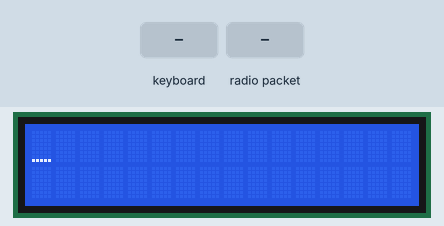
Bench run of a sketch on a simulated Arduino Uno, built with avr-gcc and run on an emulated ATmega328P. Shown: 16×2 character LCD. The test bench sets the inputs (shaded band). No radio packets arrive unless stated; what the sketch prints to the serial monitor is not drawn.

Above: at 2.2 s.
2.3 s: PS/2 keyboard text "#" received
At 2.7 s:
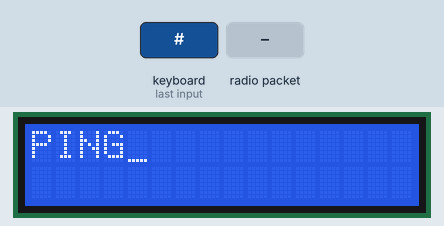
4.9 s: radio packet "#" arrives
At 5.7 s:
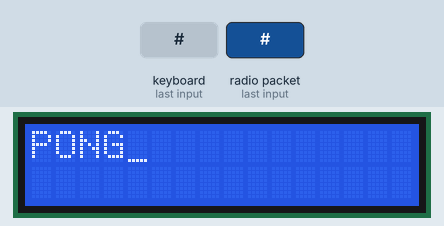
7.4 s: PS/2 keyboard text "a" received
At 7.9 s:
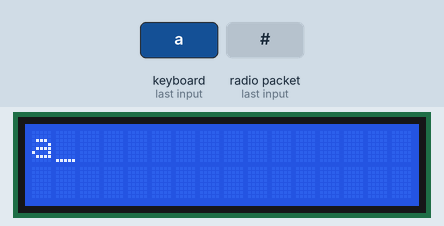
8.9 s: PS/2 keyboard text "a" received
At 10.1 s:
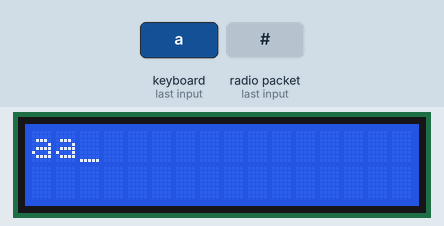
10.4 s: radio packet "#" arrives
At 11.2 s:
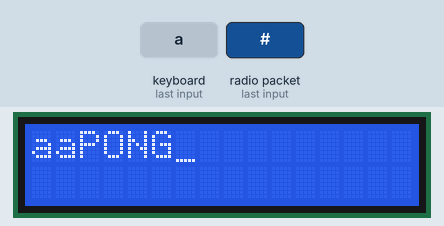
12.9 s: radio packet "1" arrives
At 13.2 s:
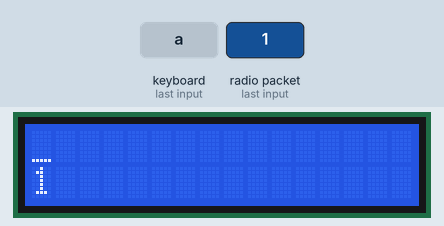
Timing chart, 0 to 15.4 s (numbered marks = the images above; inputs shaded):
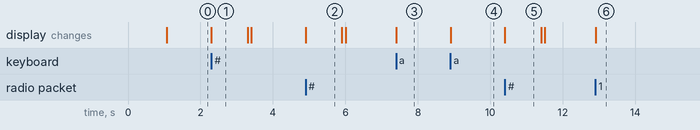

Measured:
- after the input at 2.3 s, the display: changes at once (image 1)
- after the input at 4.9 s, the display: changes at once (image 2)
- after the input at 7.4 s, the display: changes at once (image 3)
- after the input at 8.9 s, the display: changes at once (image 4)
- after the input at 10.4 s, the display: changes at once (image 5)
- after the input at 12.9 s, the display: changes at once (image 6)
- what the display in image 1 shows lasts 1.0 s, from 2.3 s to 3.3 s

The sketch:

Intercom_House.ino
```cpp
#include <PS2Keyboard.h>
#include <LiquidCrystal.h>
#include <SPI.h>
#include <nRF24L01.h>
#include <RF24.h>

LiquidCrystal LCD(4, 5, 6, 7, 8, 9);
const int DataPin = 3;
const int IRQpin =  2;

int CE_PIN = A0;
int CSN_PIN = 10;
const byte LabAddress[5] = {'R','x','A','A','A'};
const byte LocalAddress[5] = {'R','x','B','B','B'};
RF24 radio(CE_PIN, CSN_PIN);
char Data1[16] = "";
char Data2[16] = "";
char Data3[16] = "";
char Data4[16] = "";

char dataReceived[16];
char DataIn1[16] = "";

int Position = 0;
int Page = 0;
char Payload[16][4];

PS2Keyboard keyboard;

void setup() {
  delay(1000);
  keyboard.begin(DataPin, IRQpin);
  Serial.begin(9600);
  Serial.println("Keyboard Test:");

  LCD.begin(16, 2);
  LCD.cursor();

  Initialize_Payload();
  Print_Payload();

  radio.begin();
  radio.setDataRate( RF24_250KBPS );
  radio.setRetries(3,5); // delay, count
  radio.openWritingPipe(LabAddress);

  radio.openReadingPipe(1, LocalAddress);
  radio.startListening();

}

void loop() {

  getData();

  if (keyboard.available()) {
    // read the next key
    char c = keyboard.read();
    // check for some of the special keys
    if (c == PS2_ENTER) {
      Send_Message();
    } else if (c == PS2_ESC) {
      LCD.noDisplay();
      delay(100);
      LCD.display();

      LCD.clear();
      Position = 0;
      Page = 0;
      Initialize_Payload();
      Print_Payload();
      LCD.setCursor(0, 0);
    }
    else if (c == '#'){
    LCD.print("PING");
    delay(1000);
    LCD.clear();
    Position = 0;
    Page = 0;
    Initialize_Payload();
    Payload[0][0]= '#';
    Send_Message();
    }

    else if (c == PS2_DELETE) {

    if (Position == 0 && Page == 0)
    {}
    else{

      if (Position == 0){
      Page--;
      LCD.clear();

      for (int i=0; i<16; i++){
        LCD.print(Payload[i][Page]);
      }

      LCD.setCursor(15, 0);
      Position = 16;
      }

      Position --;
      LCD.setCursor(Position, 0);
      LCD.print(" ");
      LCD.setCursor(Position, 0);
      Payload[Position][Page] = '*';
      Print_Payload();
    }

    } else {

    if (Position == 16 && Page == 3)
    {}
    else{

      if (Position == 16){

    Page++;
    LCD.clear();
    LCD.setCursor(0, 0);
    Position = 0;

  }
      // otherwise, just print all normal characters
      LCD.print(c);
      Payload[Position][Page] = c;
      Print_Payload();
      Position ++;
      }
    }
  }
}

void Print_Payload(){

  int i = 0;
  int i2 = 0;

  for (i=0; i<4; i++){
    for (i2=0; i2<16; i2++){
      Serial.print(Payload[i2][i]);
    }
    Serial.print("\n");
  }
Serial.print("\n");
Serial.print("\n");
}

void Initialize_Payload(){

  int i = 0;
  int i2 = 0;

  for (i=0; i<4; i++){
    for (i2=0; i2<16; i2++){
      Payload[i2][i] = '*';
    }
  }

}

void Send_Message(){

  LCD.noDisplay();
  delay(100);
  LCD.display();

radio.stopListening();

  for (int i=0; i<16; i++){
      Data1[i] = Payload[i][0];
      Data2[i] = Payload[i][1];
      Data3[i] = Payload[i][2];
      Data4[i] = Payload[i][3];
  }

bool rslt;
    rslt = radio.write( &Data1, sizeof(Data1) );
        // Always use sizeof() as it gives the size as the number of bytes.
        // For example if dataToSend was an int sizeof() would correctly return 2

    Serial.print("Data Sent ");
    if (rslt) {
        Serial.println("  Acknowledge received");
    }
    else {
        Serial.println("  Tx failed");
    }


    rslt = radio.write( &Data2, sizeof(Data2) );
        // Always use sizeof() as it gives the size as the number of bytes.
        // For example if dataToSend was an int sizeof() would correctly return 2

    Serial.print("Data Sent ");
    if (rslt) {
        Serial.println("  Acknowledge received");
    }
    else {
        Serial.println("  Tx failed");
    }


    rslt = radio.write( &Data3, sizeof(Data3) );
        // Always use sizeof() as it gives the size as the number of bytes.
        // For example if dataToSend was an int sizeof() would correctly return 2

    Serial.print("Data Sent ");
    if (rslt) {
        Serial.println("  Acknowledge received");
    }
    else {
        Serial.println("  Tx failed");
    }


    rslt = radio.write( &Data4, sizeof(Data4) );
        // Always use sizeof() as it gives the size as the number of bytes.
        // For example if dataToSend was an int sizeof() would correctly return 2

    Serial.print("Data Sent ");
    if (rslt) {
        Serial.println("  Acknowledge received");
    }
    else {
        Serial.println("  Tx failed");
    }

    radio.startListening();

}
void getData() {
    if ( radio.available() ) {
        radio.read( &DataIn1, sizeof(DataIn1) );
        Serial.println(DataIn1);

        if(DataIn1[0] == '#'){
          LCD.print("PONG");
          delay(1000);
          LCD.clear();
          Position = 0;
          Page = 0;
          Initialize_Payload();
          Payload[0][0]= 'P';
          Payload[1][0]= 'O';
          Payload[2][0]= 'N';
          Payload[3][0]= 'G';
          Send_Message();
        }
        else{

        LCD.setCursor(0,1);
        LCD.print("                ");
        LCD.setCursor(0,1);
        LCD.print(DataIn1);
        LCD.setCursor(Position,0);
        }
    }
}
```
